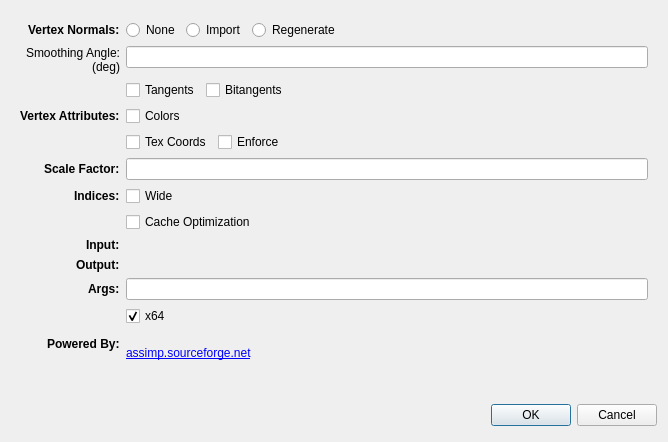
<?xml version="1.0" encoding="UTF-8"?>
<ui version="4.0">
 <class>MeshImportDialog</class>
 <widget class="QDialog" name="MeshImportDialog">
  <property name="geometry">
   <rect>
    <x>0</x>
    <y>0</y>
    <width>668</width>
    <height>442</height>
   </rect>
  </property>
  <property name="sizePolicy">
   <sizepolicy hsizetype="Preferred" vsizetype="Fixed">
    <horstretch>0</horstretch>
    <verstretch>0</verstretch>
   </sizepolicy>
  </property>
  <property name="windowTitle">
   <string>Mesh Import</string>
  </property>
  <property name="windowIcon">
   <iconset resource="../resource/breezEd.qrc">
    <normaloff>:/breezEd/icons/tree/asset</normaloff>:/breezEd/icons/tree/asset</iconset>
  </property>
  <layout class="QVBoxLayout" name="verticalLayout">
   <item>
    <widget class="QWidget" name="centerWidget" native="true">
     <property name="sizePolicy">
      <sizepolicy hsizetype="Expanding" vsizetype="Expanding">
       <horstretch>0</horstretch>
       <verstretch>0</verstretch>
      </sizepolicy>
     </property>
     <layout class="QFormLayout" name="formLayout">
      <property name="fieldGrowthPolicy">
       <enum>QFormLayout::AllNonFixedFieldsGrow</enum>
      </property>
      <property name="labelAlignment">
       <set>Qt::AlignRight|Qt::AlignTrailing|Qt::AlignVCenter</set>
      </property>
      <item row="0" column="0">
       <widget class="QLabel" name="normalsLabel">
        <property name="font">
         <font>
          <weight>75</weight>
          <bold>true</bold>
         </font>
        </property>
        <property name="text">
         <string>Vertex Normals:</string>
        </property>
       </widget>
      </item>
      <item row="0" column="1">
       <layout class="QHBoxLayout" name="horizontalLayout">
        <item>
         <widget class="QRadioButton" name="noNormalsRadioButton">
          <property name="sizePolicy">
           <sizepolicy hsizetype="Fixed" vsizetype="Fixed">
            <horstretch>0</horstretch>
            <verstretch>0</verstretch>
           </sizepolicy>
          </property>
          <property name="text">
           <string>None</string>
          </property>
         </widget>
        </item>
        <item>
         <widget class="QRadioButton" name="normalsRadioButton">
          <property name="sizePolicy">
           <sizepolicy hsizetype="Fixed" vsizetype="Fixed">
            <horstretch>0</horstretch>
            <verstretch>0</verstretch>
           </sizepolicy>
          </property>
          <property name="text">
           <string>Import</string>
          </property>
         </widget>
        </item>
        <item>
         <widget class="QRadioButton" name="regenerateNormalsRadioButton">
          <property name="sizePolicy">
           <sizepolicy hsizetype="Fixed" vsizetype="Fixed">
            <horstretch>0</horstretch>
            <verstretch>0</verstretch>
           </sizepolicy>
          </property>
          <property name="text">
           <string>Regenerate</string>
          </property>
         </widget>
        </item>
        <item>
         <spacer name="horizontalSpacer">
          <property name="orientation">
           <enum>Qt::Horizontal</enum>
          </property>
          <property name="sizeHint" stdset="0">
           <size>
            <width>40</width>
            <height>20</height>
           </size>
          </property>
         </spacer>
        </item>
       </layout>
      </item>
      <item row="1" column="0">
       <widget class="QLabel" name="smoothingAngleLabel">
        <property name="text">
         <string>Smoothing Angle:
(deg)</string>
        </property>
        <property name="alignment">
         <set>Qt::AlignRight|Qt::AlignTrailing|Qt::AlignVCenter</set>
        </property>
       </widget>
      </item>
      <item row="1" column="1">
       <widget class="QLineEdit" name="smoothingAngleLineEdit"/>
      </item>
      <item row="2" column="1">
       <layout class="QHBoxLayout" name="horizontalLayout_2">
        <item>
         <widget class="QCheckBox" name="tangentsCheckBox">
          <property name="sizePolicy">
           <sizepolicy hsizetype="Fixed" vsizetype="Fixed">
            <horstretch>0</horstretch>
            <verstretch>0</verstretch>
           </sizepolicy>
          </property>
          <property name="text">
           <string>Tangents</string>
          </property>
         </widget>
        </item>
        <item>
         <widget class="QCheckBox" name="bitangentsCheckBox">
          <property name="sizePolicy">
           <sizepolicy hsizetype="Fixed" vsizetype="Fixed">
            <horstretch>0</horstretch>
            <verstretch>0</verstretch>
           </sizepolicy>
          </property>
          <property name="text">
           <string>Bitangents</string>
          </property>
         </widget>
        </item>
        <item>
         <spacer name="horizontalSpacer_2">
          <property name="orientation">
           <enum>Qt::Horizontal</enum>
          </property>
          <property name="sizeHint" stdset="0">
           <size>
            <width>40</width>
            <height>20</height>
           </size>
          </property>
         </spacer>
        </item>
       </layout>
      </item>
      <item row="3" column="0">
       <widget class="QLabel" name="attributesLabel">
        <property name="font">
         <font>
          <weight>75</weight>
          <bold>true</bold>
         </font>
        </property>
        <property name="text">
         <string>Vertex Attributes:</string>
        </property>
       </widget>
      </item>
      <item row="3" column="1">
       <widget class="QCheckBox" name="colorsCheckBox">
        <property name="sizePolicy">
         <sizepolicy hsizetype="Fixed" vsizetype="Fixed">
          <horstretch>0</horstretch>
          <verstretch>0</verstretch>
         </sizepolicy>
        </property>
        <property name="text">
         <string>Colors</string>
        </property>
       </widget>
      </item>
      <item row="6" column="0">
       <widget class="QLabel" name="scaleLabel">
        <property name="font">
         <font>
          <weight>75</weight>
          <bold>true</bold>
         </font>
        </property>
        <property name="text">
         <string>Scale Factor:</string>
        </property>
       </widget>
      </item>
      <item row="6" column="1">
       <widget class="QLineEdit" name="scaleFactorLineEdit"/>
      </item>
      <item row="7" column="0">
       <widget class="QLabel" name="indicesLabel">
        <property name="font">
         <font>
          <weight>75</weight>
          <bold>true</bold>
         </font>
        </property>
        <property name="text">
         <string>Indices:</string>
        </property>
       </widget>
      </item>
      <item row="7" column="1">
       <widget class="QCheckBox" name="indicesCheckBox">
        <property name="sizePolicy">
         <sizepolicy hsizetype="Fixed" vsizetype="Fixed">
          <horstretch>0</horstretch>
          <verstretch>0</verstretch>
         </sizepolicy>
        </property>
        <property name="text">
         <string>Wide</string>
        </property>
       </widget>
      </item>
      <item row="13" column="1">
       <widget class="QLabel" name="assimpLink">
        <property name="text">
         <string>&lt;html&gt;&lt;head/&gt;&lt;body&gt;&lt;p&gt;&lt;a href=&quot;http://assimp.sourceforge.net&quot;&gt;&lt;img src=&quot;:/breezEd/images/banners/assimp&quot;/&gt;&lt;br/&gt;&lt;span style=&quot; text-decoration: underline; color:#0000ff;&quot;&gt;assimp.sourceforge.net&lt;/span&gt;&lt;/a&gt;&lt;/p&gt;&lt;/body&gt;&lt;/html&gt;</string>
        </property>
        <property name="openExternalLinks">
         <bool>true</bool>
        </property>
       </widget>
      </item>
      <item row="13" column="0">
       <widget class="QLabel" name="poweredLabel">
        <property name="font">
         <font>
          <weight>75</weight>
          <bold>true</bold>
         </font>
        </property>
        <property name="text">
         <string>Powered By:</string>
        </property>
       </widget>
      </item>
      <item row="9" column="0">
       <widget class="QLabel" name="inputLabel">
        <property name="font">
         <font>
          <weight>75</weight>
          <bold>true</bold>
         </font>
        </property>
        <property name="text">
         <string>Input:</string>
        </property>
       </widget>
      </item>
      <item row="10" column="0">
       <widget class="QLabel" name="outputLabel">
        <property name="font">
         <font>
          <weight>75</weight>
          <bold>true</bold>
         </font>
        </property>
        <property name="text">
         <string>Output:</string>
        </property>
       </widget>
      </item>
      <item row="9" column="1">
       <widget class="BrowseWidget" name="inputWidget" native="true"/>
      </item>
      <item row="10" column="1">
       <widget class="BrowseWidget" name="outputWidget" native="true"/>
      </item>
      <item row="8" column="1">
       <widget class="QCheckBox" name="optimizationCheckBox">
        <property name="sizePolicy">
         <sizepolicy hsizetype="Fixed" vsizetype="Fixed">
          <horstretch>0</horstretch>
          <verstretch>0</verstretch>
         </sizepolicy>
        </property>
        <property name="text">
         <string>Cache Optimization</string>
        </property>
       </widget>
      </item>
      <item row="4" column="1">
       <layout class="QHBoxLayout" name="horizontalLayout_3">
        <item>
         <widget class="QCheckBox" name="texCoordsCheckBox">
          <property name="sizePolicy">
           <sizepolicy hsizetype="Fixed" vsizetype="Fixed">
            <horstretch>0</horstretch>
            <verstretch>0</verstretch>
           </sizepolicy>
          </property>
          <property name="text">
           <string>Tex Coords</string>
          </property>
         </widget>
        </item>
        <item>
         <widget class="QCheckBox" name="forceTexCoordsCheckBox">
          <property name="sizePolicy">
           <sizepolicy hsizetype="Fixed" vsizetype="Fixed">
            <horstretch>0</horstretch>
            <verstretch>0</verstretch>
           </sizepolicy>
          </property>
          <property name="text">
           <string>Enforce</string>
          </property>
         </widget>
        </item>
        <item>
         <spacer name="horizontalSpacer_3">
          <property name="orientation">
           <enum>Qt::Horizontal</enum>
          </property>
          <property name="sizeHint" stdset="0">
           <size>
            <width>40</width>
            <height>20</height>
           </size>
          </property>
         </spacer>
        </item>
       </layout>
      </item>
      <item row="11" column="0">
       <widget class="QLabel" name="argsLabel">
        <property name="font">
         <font>
          <weight>75</weight>
          <bold>true</bold>
         </font>
        </property>
        <property name="text">
         <string>Args:</string>
        </property>
       </widget>
      </item>
      <item row="11" column="1">
       <widget class="QLineEdit" name="argsLineEdit"/>
      </item>
      <item row="12" column="1">
       <widget class="QCheckBox" name="x64CheckBox">
        <property name="text">
         <string>x64</string>
        </property>
        <property name="checked">
         <bool>true</bool>
        </property>
       </widget>
      </item>
     </layout>
    </widget>
   </item>
   <item>
    <layout class="QHBoxLayout">
     <property name="spacing">
      <number>6</number>
     </property>
     <property name="leftMargin">
      <number>0</number>
     </property>
     <property name="topMargin">
      <number>0</number>
     </property>
     <property name="rightMargin">
      <number>0</number>
     </property>
     <property name="bottomMargin">
      <number>0</number>
     </property>
     <item>
      <spacer>
       <property name="orientation">
        <enum>Qt::Horizontal</enum>
       </property>
       <property name="sizeHint" stdset="0">
        <size>
         <width>131</width>
         <height>31</height>
        </size>
       </property>
      </spacer>
     </item>
     <item>
      <widget class="QPushButton" name="okButton">
       <property name="text">
        <string>OK</string>
       </property>
      </widget>
     </item>
     <item>
      <widget class="QPushButton" name="cancelButton">
       <property name="text">
        <string>Cancel</string>
       </property>
      </widget>
     </item>
    </layout>
   </item>
  </layout>
 </widget>
 <customwidgets>
  <customwidget>
   <class>BrowseWidget</class>
   <extends>QWidget</extends>
   <header>Widgets/BrowseWidget.h</header>
   <container>1</container>
  </customwidget>
 </customwidgets>
 <resources>
  <include location="../resource/breezEd.qrc"/>
 </resources>
 <connections>
  <connection>
   <sender>okButton</sender>
   <signal>clicked()</signal>
   <receiver>MeshImportDialog</receiver>
   <slot>accept()</slot>
   <hints>
    <hint type="sourcelabel">
     <x>278</x>
     <y>253</y>
    </hint>
    <hint type="destinationlabel">
     <x>96</x>
     <y>254</y>
    </hint>
   </hints>
  </connection>
  <connection>
   <sender>cancelButton</sender>
   <signal>clicked()</signal>
   <receiver>MeshImportDialog</receiver>
   <slot>reject()</slot>
   <hints>
    <hint type="sourcelabel">
     <x>369</x>
     <y>253</y>
    </hint>
    <hint type="destinationlabel">
     <x>179</x>
     <y>282</y>
    </hint>
   </hints>
  </connection>
 </connections>
</ui>
